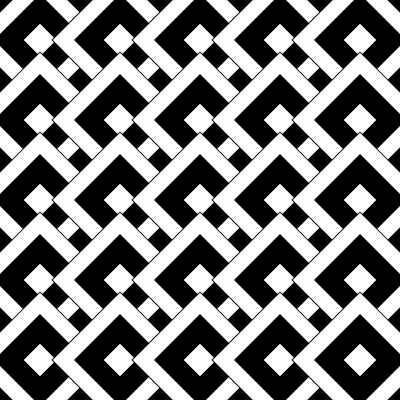
Frame 1 (no input)
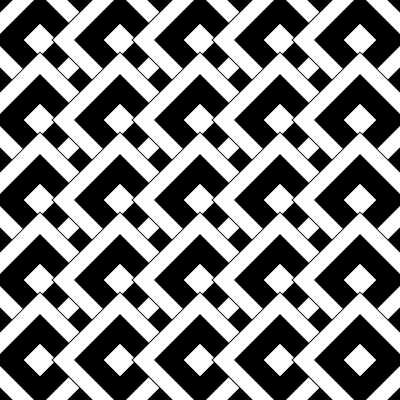
Frame 2 (the mouse pressed at the canvas centre, redrawn once)

The p5.js sketch that drew these frames (run headless with seeded random() and noise() and a simulated clock; the mouse was pressed at the canvas centre and the sketch redrawn once):

// p5.js sketch
// ── sketch.js
var rectSize = 80;

function setup() {
  createCanvas(400, 400);
  background(0);
  noLoop();
}

function draw() {
  translate(rectSize / 2, rectSize / 2);

  for (var x = 0; x < width; x += rectSize) {
    for (var y = 0; y < height; y += rectSize) {
      push();
      translate(x, y);
      rotate(radians(45));

      fill(255);
      rectMode(CENTER);
      rect(0, 0, rectSize * 1.2, rectSize * 1.2);

      fill(0);
      rect(0, 0, rectSize * 0.8, rectSize * 0.8);

      fill(255);
      rect(0, 0, rectSize * 0.3, rectSize * 0.3);

      pop();
    }
  }
}
